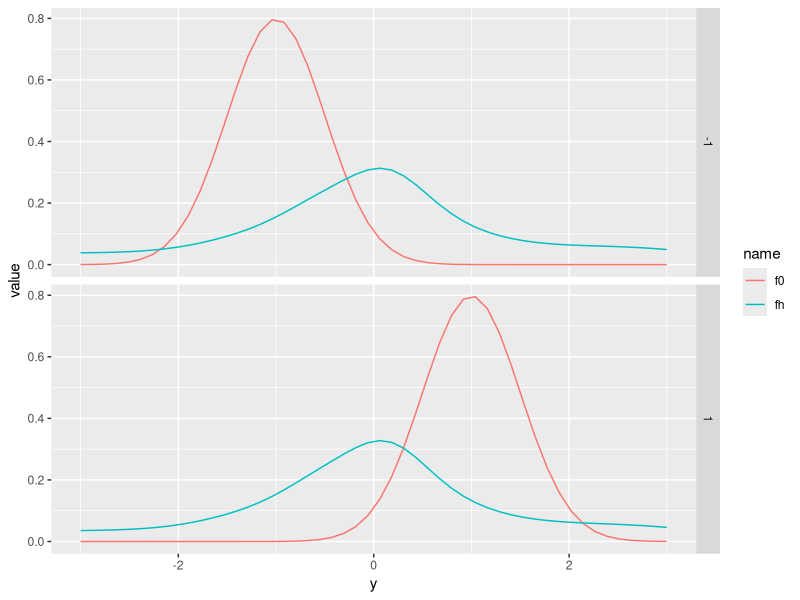
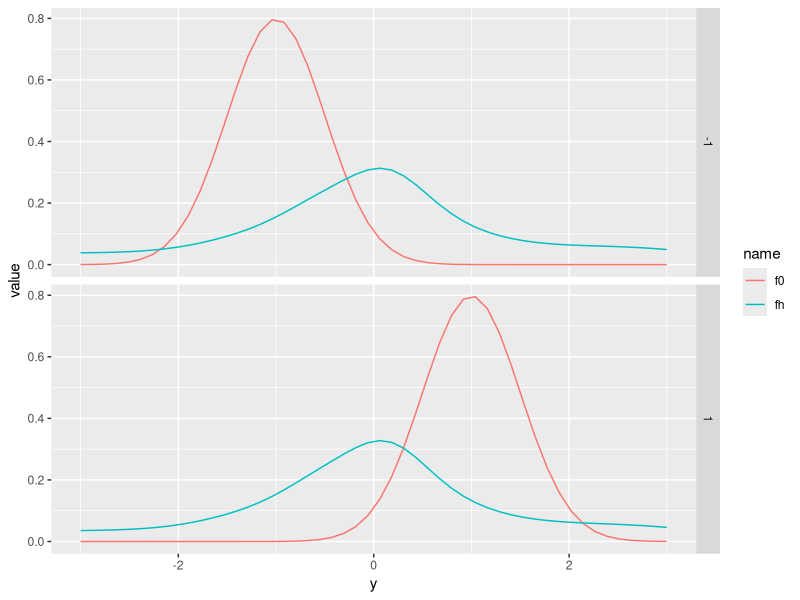

The R script that drew these images, in order:
library(ggplot2)
library(readr)
library(tidyr)

# Load the data
df <- readr::read_csv("data/walker-example.csv")

# Munge the data
df <- 
    df |> 
    dplyr::mutate(x = factor(x)) |>
    tidyr::pivot_longer(c(fh, f0))
head(df)

# Plot the conditional posterior predictive densities
p <- 
    df |> 
    ggplot2::ggplot(ggplot2::aes(x = y, y = value, color = name)) + 
    ggplot2::facet_grid(row = ggplot2::vars(x)) +
    ggplot2::geom_line()
p

# Save the plot in svg format
"figures/dgp-normal-normal-example1-500.pdf" |>
    ggsave(plot = p, width = 5 * 8 / 9, height = 3)
